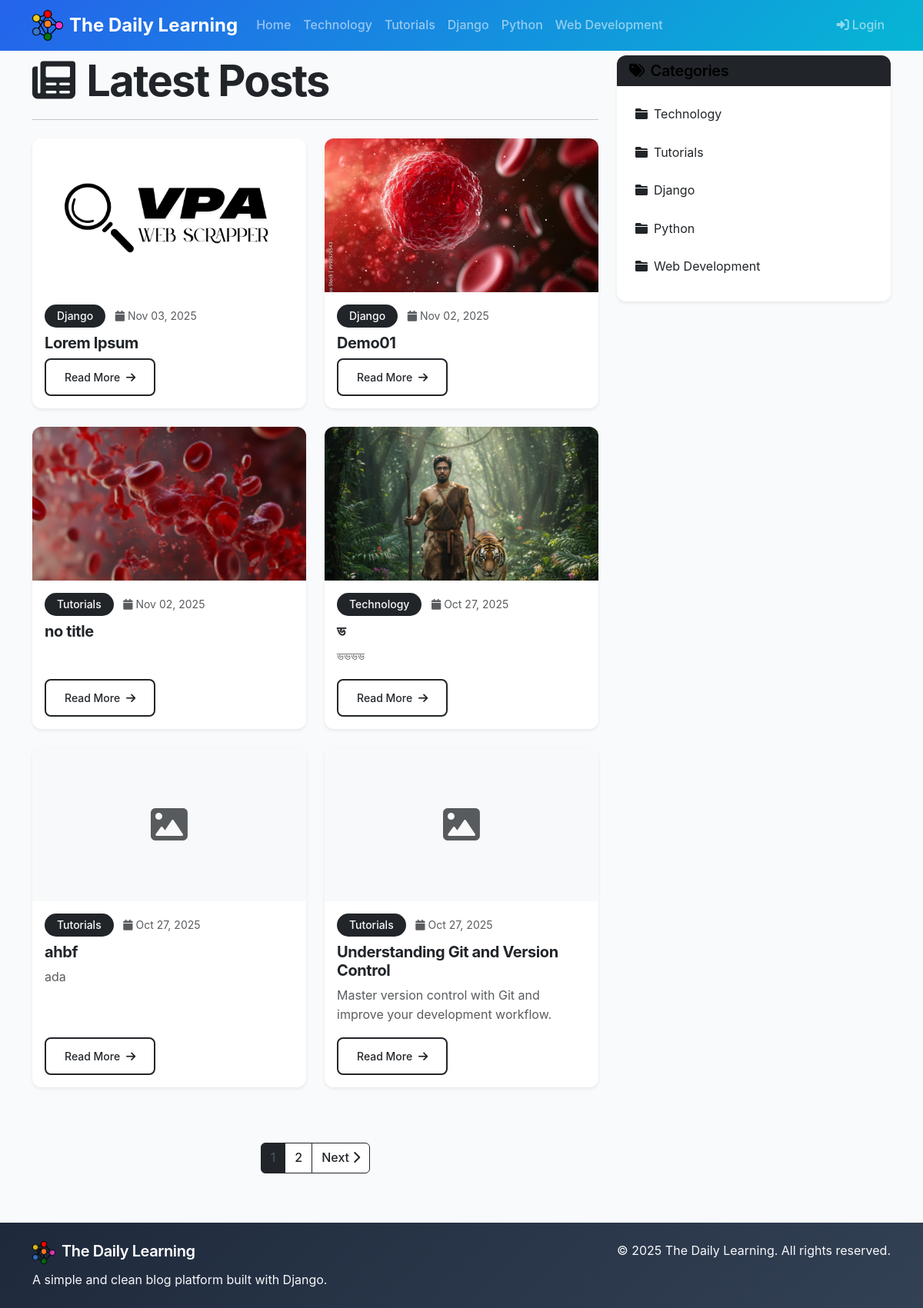
The page / on the database its author committed.
### blog/models.py (models this page shows, shortened)
class Category(models.Model):
    name = models.CharField(max_length=100)
    slug = models.SlugField(unique=True)
    description = models.TextField(blank=True)
    created_at = models.DateTimeField(auto_now_add=True)
    class Meta:
        verbose_name_plural = "Categories"

class Post(models.Model):
    STATUS_CHOICES = [
        ('draft', 'Draft'),
        ('published', 'Published'),
    ]
    title = models.CharField(max_length=200)
    slug = models.SlugField(unique=True)
    author = models.ForeignKey(User, on_delete=models.CASCADE)
    category = models.ForeignKey(Category, on_delete=models.CASCADE, related_name='posts')
    content = models.TextField(help_text="You can add images, videos, and YouTube links here")
    excerpt = models.TextField(max_length=500, blank=True, help_text="Brief description of the post")
    featured_image = models.ImageField(upload_to='blog_images/', blank=True, null=True)
    youtube_url = models.CharField(max_length=200, blank=True, help_text="YouTube URL (e.g., https://www.youtube.com/watch?v=VIDEO_ID)")
    video_file = models.FileField(upload_to='blog_videos/', blank=True, null=True, help_text="Upload video file")
    status = models.CharField(max_length=10, choices=STATUS_CHOICES, default='draft')
    created_at = models.DateTimeField(auto_now_add=True)
    updated_at = models.DateTimeField(auto_now=True)
    published_at = models.DateTimeField(null=True, blank=True)
    class Meta:
        ordering = ['-created_at']

### blog/views.py (the view)
# urls.py: path('', views.post_list, name='post_list'),
def post_list(request):
    posts = Post.objects.filter(status='published').select_related('author', 'category')
    categories = Category.objects.all()
    paginator = Paginator(posts, 6)  # Show 6 posts per page
    page_number = request.GET.get('page')
    posts = paginator.get_page(page_number)
    context = {
        'posts': posts,
        'categories': categories,
    }
    return render(request, 'blog/post_list.html', context)

### templates/blog/post_list.html (shortened to what this page needs)
{% extends 'blog/base.html' %}
{% block content %}
<div class="row">
    <div class="col-lg-8">
        <div class="mb-4">
            <h1 class="display-4 fw-bold text-dark mb-3">
                <i class="fas fa-newspaper me-3"></i>Latest Posts
            </h1>
            <hr class="border-dark">
        </div>
        {% if posts %}
            <div class="row">
                {% for post in posts %}
                <div class="col-md-6 mb-4">
                    <div class="card h-100 shadow-sm border-0">
                        {% if post.featured_image %}
                        <img src="{{ post.featured_image.url }}" class="card-img-top" alt="{{ post.title }}" style="height: 200px; object-fit: cover;">
                        {% else %}
                        <div class="card-img-top bg-light d-flex align-items-center justify-content-center" style="height: 200px;">
                            <i class="fas fa-image fa-3x text-muted"></i>
                        </div>
                        {% endif %}
                        <div class="card-body d-flex flex-column">
                            <div class="mb-2">
                                <span class="badge bg-dark text-light">{{ post.category.name }}</span>
                                <small class="text-muted ms-2">
                                    <i class="fas fa-calendar me-1"></i>{{ post.created_at|date:"M d, Y" }}
                                </small>
                            </div>
                            <h5 class="card-title fw-bold">
                                {% if post.slug %}
                                <a href="{% url 'post_detail' post.slug %}" class="text-dark text-decoration-none">
                                    {{ post.title }}
                                </a>
                                {% else %}
                                <span class="text-dark">{{ post.title }}</span>
                                {% endif %}
                            </h5>
                            {% if post.excerpt %}
                            <p class="card-text text-muted flex-grow-1">{{ post.excerpt|truncatewords:20 }}</p>
                            {% endif %}
                            <div class="mt-auto">
                                {% if post.slug %}
                                <a href="{% url 'post_detail' post.slug %}" class="btn btn-outline-dark btn-sm">
                                    Read More <i class="fas fa-arrow-right ms-1"></i>
                                </a>
                                {% else %}
                                <button class="btn btn-outline-dark btn-sm" disabled>Read More</button>
                                {% endif %}
                            </div>
                        </div>
                    </div>
                </div>
                {% endfor %}
            </div>
            {% if posts.has_other_pages %}
            <nav aria-label="Page navigation" class="mt-5">
                <ul class="pagination justify-content-center">
                    {% for num in posts.paginator.page_range %}
                        {% if posts.number == num %}
                        <li class="page-item active">
                            <span class="page-link bg-dark border-dark">{{ num }}</span>
                        </li>
                        {% elif num > posts.number|add:'-3' and num < posts.number|add:'3' %}
                        <li class="page-item">
                            <a class="page-link text-dark border-dark" href="?page={{ num }}">{{ num }}</a>
                        </li>
                        {% endif %}
                    {% endfor %}
                    {% if posts.has_next %}
                    <li class="page-item">
                        <a class="page-link text-dark border-dark" href="?page={{ posts.next_page_number }}">
                            Next <i class="fas fa-chevron-right"></i>
                        </a>
                    </li>
                    {% endif %}
                </ul>
            </nav>
            {% endif %}
        {% else %}
            <div class="text-center py-5">
                <i class="fas fa-newspaper fa-4x text-muted mb-3"></i>
                <h3 class="text-muted">No posts available</h3>
                <p class="text-muted">Check back later for new content!</p>
            </div>
        {% endif %}
    </div>
    <div class="col-lg-4">
        <div class="sticky-top" style="top: 2rem;">
            <div class="card border-0 shadow-sm mb-4">
                <div class="card-header bg-dark text-light">
                    <h5 class="mb-0">
                        <i class="fas fa-tags me-2"></i>Categories
                    </h5>
                </div>
                <div class="card-body">
                    {% for category in categories %}
                    <a href="{% url 'category_posts' category.slug %}" class="d-block text-decoration-none text-dark mb-2 p-2 rounded hover-bg">
                        <i class="fas fa-folder me-2"></i>{{ category.name }}
                    </a>
                    {% endfor %}
                </div>
            </div>
        </div>
    </div>
</div>
{% endblock %}

### templates/blog/base.html (shortened to what this page needs)
<!DOCTYPE html>
<html lang="en">
<head>
    <link href="https://cdn.jsdelivr.net/npm/bootstrap@5.3.0/dist/css/bootstrap.min.css" rel="stylesheet">
    <link rel="stylesheet" href="{% load static %}{% static 'css/style.css' %}">
    <link rel="stylesheet" href="https://cdnjs.cloudflare.com/ajax/libs/font-awesome/6.0.0/css/all.min.css">
</head>
<body>
    <nav class="navbar navbar-expand-lg navbar-dark bg-dark fixed-top">
        <div class="container d-flex justify-content-center">
            <a class="navbar-brand fw-bold d-flex align-items-center" href="{% url 'post_list' %}">
                <img src="{% load static %}{% get_media_prefix %}Logo/site_logo.png" alt="The Daily Learning" height="40" class="me-2">
                The Daily Learning
            </a>
            <div class="collapse navbar-collapse justify-content-center" id="navbarNav">
                <ul class="navbar-nav me-auto">
                    <li class="nav-item">
                        <a class="nav-link" href="{% url 'post_list' %}">Home</a>
                    </li>
                    {% for category in categories %}
                    <li class="nav-item">
                        <a class="nav-link" href="{% url 'category_posts' category.slug %}">{{ category.name }}</a>
                    </li>
                    {% endfor %}
                </ul>
                <ul class="navbar-nav">
                    {% if user.is_authenticated %}
                        <li class="nav-item">
                            <a class="nav-link" href="{% url 'admin_dashboard' %}">
                                <i class="fas fa-tachometer-alt me-1"></i>Dashboard
                            </a>
                        </li>
                        <li class="nav-item">
                            <a class="nav-link" href="{% url 'custom_logout' %}">
                                <i class="fas fa-sign-out-alt me-1"></i>Logout
                            </a>
                        </li>
                    {% else %}
                        <li class="nav-item">
                            <a class="nav-link" href="{% url 'custom_login' %}">
                                <i class="fas fa-sign-in-alt me-1"></i>Login
                            </a>
                        </li>
                    {% endif %}
                </ul>
            </div>
        </div>
    </nav>
    <main class="container my-3 mt-5 mt-2 pt-4">
        {% block content %}
        {% endblock %}
    </main>
    <footer class="footer-gradient text-light py-4 mt-5">
        <div class="container">
            <div class="row">
                <div class="col-md-6">
                    <h5><img src="{% load static %}{% get_media_prefix %}Logo/site_logo.png" alt="The Daily Learning" height="30" class="me-2">The Daily Learning</h5>
                    <p class="mb-0">A simple and clean blog platform built with Django.</p>
                </div>
                <div class="col-md-6 text-md-end">
                    <p class="mb-0">&copy; {% now "Y" %} The Daily Learning. All rights reserved.</p>
                </div>
            </div>
        </div>
    </footer>
</body>
</html>

### static/css/style.css (style rules this page uses)
body { font-family: -apple-system, BlinkMacSystemFont, 'Segoe UI', 'Roboto', 'Oxygen', 'Ubuntu', 'Cantarell', sans-serif; line-height: 1.6; color: #333; background-color: #ffffff; }
h1, h2, h3, h4, h5, h6 { font-weight: 600; color: #000; letter-spacing: -0.02em; }
h1 { font-size: 2.5rem; }
.display-4 { font-weight: 700; letter-spacing: -0.03em; }
h1, h2, h3, h4, h5, h6 { font-weight: 600; color: #000; }
.display-4 { font-weight: 700; }
.card { transition: transform 0.2s ease-in-out, box-shadow 0.2s ease-in-out; border: 1px solid #e9ecef; }
.card-header { border-bottom: 1px solid #e9ecef; }
.navbar-brand { font-size: 1.5rem; }
.navbar-nav .nav-link { font-weight: 500; transition: color 0.2s ease-in-out; }
.btn-outline-dark { border-width: 2px; font-weight: 500; transition: all 0.2s ease-in-out; }
a { transition: color 0.2s ease-in-out; }
.hover-bg { transition: background-color 0.2s ease-in-out; }
.badge { font-weight: 500; padding: 0.5rem 0.75rem; }
.pagination .page-link { border-color: #dee2e6; color: #495057; font-weight: 500; }
.pagination .page-item.active .page-link { background-color: #000; border-color: #000; }
footer { margin-top: auto; }
footer h5 { color: #fff; font-weight: 600; }
.card-img-top { transition: opacity 0.2s ease-in-out; }
.card { border-radius: 12px; overflow: hidden; }
.card-header { background-color: #f8f9fa; border-bottom: none; font-weight: 600; }
.btn { border-radius: 8px; padding: 0.75rem 1.5rem; font-weight: 500; transition: all 0.3s ease; }
.badge { padding: 0.5rem 1rem; border-radius: 20px; font-size: 0.875rem; }

### templates/blog/base.html (style rules this page uses)
:root { --primary-color: #2563eb; --secondary-color: #06b6d4; --accent-color: #10b981; --dark-color: #1e293b; --light-color: #f8fafc; --text-color: #334155; --border-color: #e2e8f0; }
.navbar-dark { background: linear-gradient(135deg, var(--primary-color), var(--secondary-color)) !important; }
.card { border: 1px solid var(--border-color); box-shadow: 0 4px 6px -1px rgba(0, 0, 0, 0.1); }
body { color: var(--text-color); background-color: var(--light-color); }
.navbar-brand img { filter: brightness(1.1); }
.footer-gradient { background: linear-gradient(135deg, var(--dark-color), #334155); }

### rows shown on the page
Category: name "Technology"
Category: name "Tutorials"
Category: name "Django"
Category: name "Python"
Category: name "Web Development"
Post: featured_image (picture), category.name "Django", created_at "Nov 03, 2025", title "Lorem Ipsum", slug "Read More"
Post: featured_image (picture), category.name "Django", created_at "Nov 02, 2025", title "Demo01", slug "Read More"
Post: featured_image (picture), category.name "Tutorials", created_at "Nov 02, 2025", title "no title", slug "Read More"
Post: featured_image (picture), category.name "Technology", created_at "Oct 27, 2025", title "ভ", excerpt "ভভভভ", slug "Read More"
Post: category.name "Tutorials", created_at "Oct 27, 2025", title "ahbf", excerpt "ada", slug "Read More"
Post: category.name "Tutorials", created_at "Oct 27, 2025", title "Understanding Git and Version Control", excerpt "Master version control with Git and improve your development workflow.", shows "Read More"

### other values the page prints
{{ num }} "1"
{{ num }} "2"
